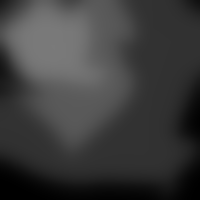
Frame 1 (no input)
Frame 60 (the mouse pressed at the canvas centre just before this capture): identical to frame 1, image omitted
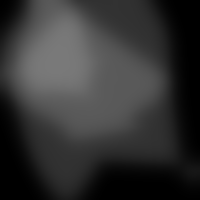
Frame 120 (the mouse held since frame 60 and released just before this capture)

The Processing sketch that drew these frames (run headless with seeded random() and noise(); from frame 60 on, the mouse is pressed at the canvas centre):

// Processing sketch: processing_80728
// ── processing_80728.pde

Bioform bf;
Bioform bf2;
Bioform bf3;

void setup() {
  background(0);
  size(200, 200);
  bf = new Bioform(width, height);
    bf2 = new Bioform(width, height);
      bf3 = new Bioform(width, height);
//  float w = width;
//float h = height;
}

void draw() {
  background(0);
smooth();
noStroke();
fill(#FFFFFF,50);
  bf.appear();
  scale(.7,.7);
    bf2.appear();
    scale(.7,.7);
    bf3.appear();
  filter(BLUR, 8);
}
class Bioform {


  float [] p1x;
  float [] p1y;
  float [] p2x;
  float [] p2y;
  float [] c1x;
  float [] c1y;
  float [] c2x;
  float [] c2y;

  Bioform(float w, float h) {   
    p1x = new float[4];
    p1x[0] = w/2+random(-w/4, w/4); 
    p1x[1] = w+random(-w/4, w/4); 
    p1x[2] =  w/2+random(-w/4+w/4);
    p1x[3] = random(-w/4, w/4);

    p1y = new float[4];
    p1y[0] = 0+random(-h/4, h/4);
    p1y[1] = h/2+random(-h/4, h/4);
    p1y[2] = h+random(-h/4, h/4);
    p1y[3] = h/2+random(-h/4, h/4);


    p2x = new float[4];
    p2x[0] =  w+random(-w/4, w/4); 
    p2x[1] =  w/2+random(w/2-w/4, w/2+w/4);
    p2x[2] = random(-w/4, w/4);
    p2x[3] = w/2+random(-w/4, w/4);

    p2y = new float[4];
    p2y[0] = h/2+random(-h/4, h/4);
    p2y[1] = h+random(-h/4, h/4);
    p2y[2] = h/2+random(-h/4, h/4);
    p2y[3] = 0+random(-h/4, h/4);


    c1x = new float[4];
    c1x[0] = (3*w)/4+random(-w/4, w/4);
    c1x[1] = w+random(-w/4, w/4); 
    c1x[2] = w/4+random(-w/4, w/4);
    c1x[3] = random(-w/4, w/4);

    c1y = new float[4];
    c1y[0] = random(-h/4, h/4);
    c1y[1] = (3*h)/4+random(-h/4, h/4);
    c1y[2] = h+random(-h/4, h/4);
    c1y[3] = h/4+random(-h/4, h/4);



    c2x = new float[4];
    c2x[0] = w+random(-w/4, w/4); 
    c2x[1] = (3*w)/4+random(-w/4, w/4);
    c2x[2] = random(-w/4, w/4);
    c2x[3] = w/4+random(-w/4, w/4);

    c2y = new float[4];
    c2y[0] = h/4+random(-h/4, h/4);
    c2y[1] = h+random(-h/4, h/4);
    c2y[2] = (3*h)/4+random(-h/4, h/4);
    c2y[3] = random(-h/4, h/4);
  }

  void appear() {
    beginShape();
    for (int i=0;i<4;i++) {

      vertex(p1x[i], p1y[i]);
      bezierVertex(c1x[i], c1y[i], c2x[i], c2y[i], p2x[i], p2y[i]);
    }
    endShape();
  }
}
void mousePressed()
{
  setup();
}
